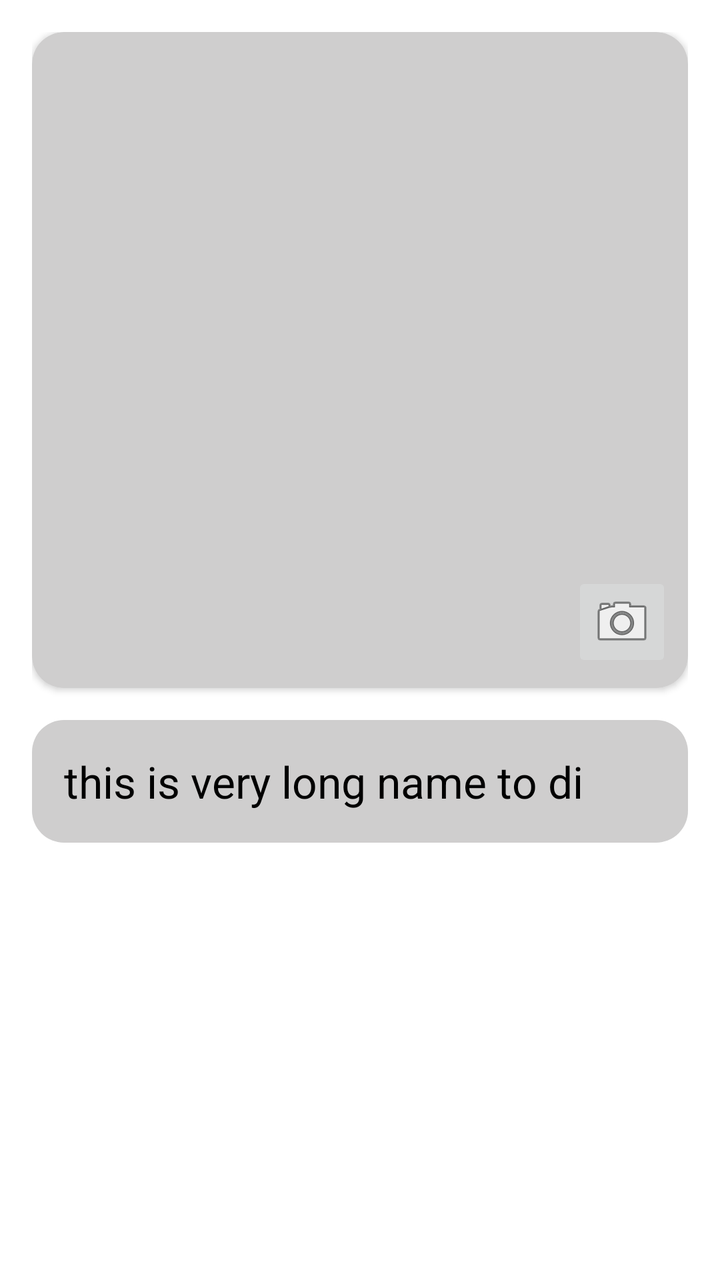
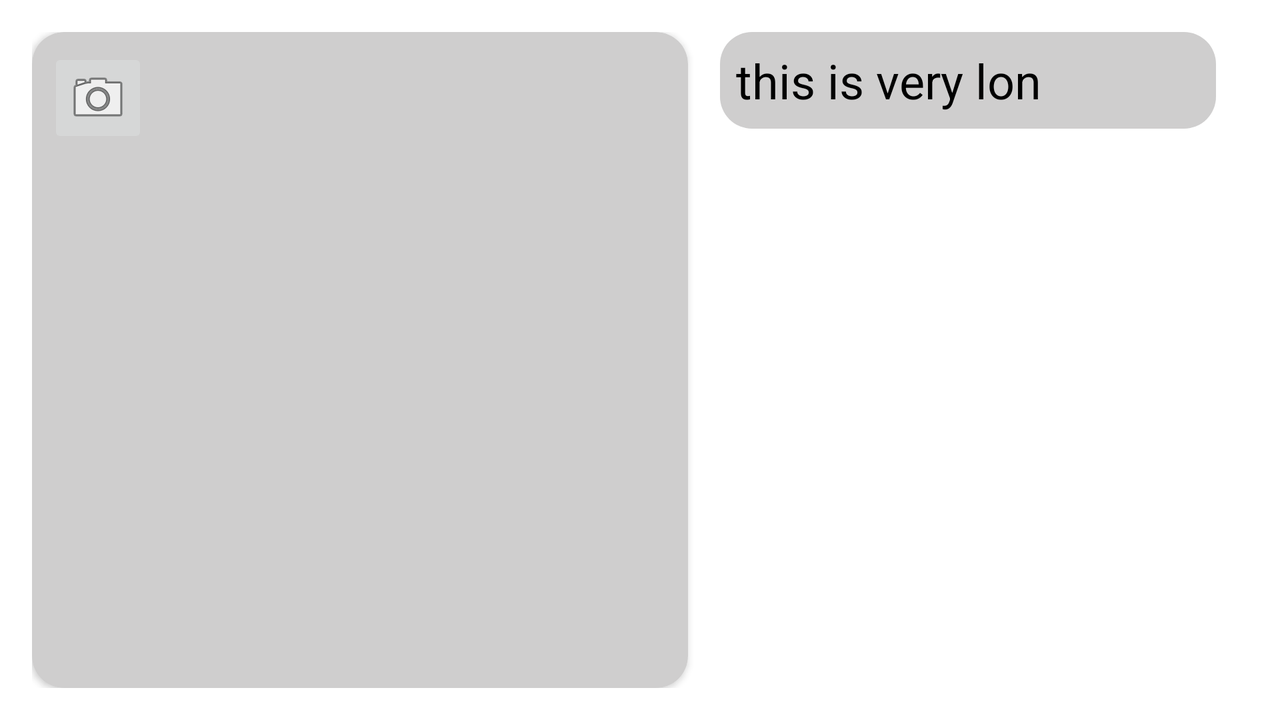

An Android layout and its configuration variant, each rendered on a device that would load it. The default file and the variant file are quoted in full after the pictures.
<!-- AndroidManifest.xml: application theme Theme.AmiiboAPIApp -->
<!-- res/layout/fragment_add.xml -->
<?xml version="1.0" encoding="utf-8"?>
<androidx.constraintlayout.widget.ConstraintLayout xmlns:android="http://schemas.android.com/apk/res/android"
    xmlns:tools="http://schemas.android.com/tools"
    android:layout_width="match_parent"
    android:layout_height="match_parent"
    android:padding="16dp"
    android:background="@color/white"
    xmlns:app="http://schemas.android.com/apk/res-auto">

    <androidx.cardview.widget.CardView
        android:id="@+id/add_image"
        android:layout_width="0dp"
        android:layout_height="0dp"
        app:cardCornerRadius="16dp"
        app:cardBackgroundColor="@color/light_grey"
        app:layout_constraintDimensionRatio="1"
        app:layout_constraintEnd_toEndOf="parent"
        app:layout_constraintStart_toStartOf="parent"
        app:layout_constraintTop_toTopOf="parent"
        >

        <androidx.appcompat.widget.AppCompatImageView
            android:id="@+id/add_image_to_show"
            android:layout_width="match_parent"
            android:layout_height="match_parent"
            android:scaleType="centerCrop"
            tools:src="@tools:sample/backgrounds/scenic"
            />

        <androidx.appcompat.widget.AppCompatImageButton
            android:id="@+id/add_image_button"
            android:layout_width="50dp"
            android:layout_height="50dp"
            android:src="@android:drawable/ic_menu_camera"
            android:layout_margin="8dp"
            android:layout_gravity="bottom|end"
            />

    </androidx.cardview.widget.CardView>

    <androidx.appcompat.widget.AppCompatEditText
        android:id="@+id/add_title"
        style="@style/Theme.AmiiboAPIApp.Title"
        android:layout_width="0dp"
        android:layout_height="wrap_content"
        android:layout_marginTop="16dp"
        android:padding="16dp"
        android:hint="Enter title"
        android:textColorHint="@android:color/darker_gray"
        android:textColor="@color/black"
        android:background="@drawable/list_item_bg"
        android:maxLength="28"
        android:imeOptions="actionDone"
        app:layout_constraintEnd_toEndOf="parent"
        app:layout_constraintStart_toStartOf="parent"
        app:layout_constraintTop_toBottomOf="@+id/add_image"
        tools:text="this is very long name to disp"
        />

    <androidx.appcompat.widget.AppCompatButton
        android:id="@+id/save_button"
        style="@style/Theme.AmiiboAPIApp.RoundedButton"
        android:layout_width="0dp"
        android:layout_height="wrap_content"
        android:padding="8dp"
        android:text="@string/save"
        android:background="@drawable/purchase_button_selector"
        android:saveEnabled="true"
        app:layout_constraintBottom_toBottomOf="parent"
        app:layout_constraintStart_toStartOf="parent"
        app:layout_constraintEnd_toEndOf="parent"
        />

</androidx.constraintlayout.widget.ConstraintLayout>
<!-- resources referenced by this layout -->
<resources>
  <color name="black">#FF000000</color>
  <color name="light_grey">#CFCECE</color>
  <color name="white">#FFFFFFFF</color>
  <!-- drawable list_item_bg (drawable) -->
  <?xml version="1.0" encoding="utf-8"?>
  <shape xmlns:android="http://schemas.android.com/apk/res/android"
      android:shape="rectangle">
      
      <solid android:color="@color/light_grey"/>
      <corners android:radius="16dp"/>
  </shape>
  <string name="save">Save</string>
  <style name="Theme.AmiiboAPIApp.RoundedButton" parent="Theme.AmiiboAPIApp.Title">
          <item name="android:textSize">24dp</item>
          <item name="android:textColor">@color/white</item>
          <item name="android:gravity">center</item>
      </style>
  <style name="Theme.AmiiboAPIApp.Title" parent="Theme.AmiiboAPIApp">
          <item name="android:textSize">22dp</item>
          <item name="android:textColor">@color/black</item>
          <item name="android:maxLines">1</item>
          <item name="android:ellipsize">end</item>
          <item name="android:singleLine">true</item>
      </style>
  <style name="Theme.AmiiboAPIApp" parent="Theme.MaterialComponents.DayNight.NoActionBar">
          
          <item name="colorPrimary">@color/purple_500</item>
          <item name="colorPrimaryVariant">@color/purple_disabled</item>
          <item name="colorOnPrimary">@color/white</item>
          
          <item name="colorSecondary">@color/teal_200</item>
          <item name="colorSecondaryVariant">@color/teal_700</item>
          <item name="colorOnSecondary">@color/black</item>
          
          <item name="android:statusBarColor" tools:targetApi="l">?attr/colorPrimaryVariant</item>
          
      </style>
  <color name="purple_500">#FF6200EE</color>
  <color name="purple_disabled">#797485</color>
  <color name="teal_200">#FF03DAC5</color>
  <color name="teal_700">#FF018786</color>
</resources>
<!-- res/layout-land/fragment_add.xml (the repository's variant of the layout above) -->
<!-- drawn on the phone turned sideways -->
<?xml version="1.0" encoding="utf-8"?>
<androidx.constraintlayout.widget.ConstraintLayout xmlns:android="http://schemas.android.com/apk/res/android"
    xmlns:tools="http://schemas.android.com/tools"
    android:layout_width="match_parent"
    android:layout_height="match_parent"
    android:padding="16dp"
    android:background="@color/white"
    xmlns:app="http://schemas.android.com/apk/res-auto">

    <androidx.cardview.widget.CardView
        android:id="@+id/add_image"
        android:layout_width="0dp"
        android:layout_height="0dp"
        app:cardCornerRadius="16dp"
        app:cardBackgroundColor="@color/light_grey"
        app:layout_constraintDimensionRatio="1"
        app:layout_constraintStart_toStartOf="parent"
        app:layout_constraintTop_toTopOf="parent"
        app:layout_constraintBottom_toBottomOf="parent"
        >

        <androidx.appcompat.widget.AppCompatImageView
            android:id="@+id/add_image_to_show"
            android:layout_width="match_parent"
            android:layout_height="match_parent"
            android:scaleType="fitXY"
            tools:src="@tools:sample/backgrounds/scenic"
            />

        <androidx.appcompat.widget.AppCompatImageButton
            android:id="@+id/add_image_button"
            android:layout_width="50dp"
            android:layout_height="50dp"
            android:layout_margin="8dp"
            android:src="@android:drawable/ic_menu_camera"
            />

    </androidx.cardview.widget.CardView>

    <androidx.appcompat.widget.AppCompatEditText
        android:id="@+id/add_title"
        android:layout_width="0dp"
        android:layout_height="wrap_content"
        android:layout_marginStart="16dp"
        android:layout_marginEnd="16dp"
        android:padding="8dp"
        android:maxLines="1"
        android:textSize="24dp"
        android:hint="Enter title"
        android:textColorHint="@android:color/darker_gray"
        android:textColor="@color/black"
        android:background="@drawable/list_item_bg"
        android:maxLength="16"
        app:layout_constraintEnd_toEndOf="parent"
        app:layout_constraintStart_toEndOf="@id/add_image"
        app:layout_constraintTop_toTopOf="@+id/add_image"
        tools:text="this is very long name to disp"
        />

    <androidx.appcompat.widget.AppCompatTextView
        android:id="@+id/save_button"
        style="@style/Theme.AmiiboAPIApp.RoundedButton"
        android:layout_width="0dp"
        android:layout_height="wrap_content"
        android:layout_marginStart="16dp"
        android:layout_marginEnd="16dp"
        android:background="@drawable/purchase_button_selector"
        android:padding="8dp"
        android:text="@string/save"
        app:layout_constraintBottom_toBottomOf="parent"
        app:layout_constraintEnd_toEndOf="parent"
        app:layout_constraintStart_toEndOf="@+id/add_image" />

</androidx.constraintlayout.widget.ConstraintLayout>
<!-- resources referenced by the variant -->
<!-- as the phone turned sideways resolves them -->
<resources>
  <color name="black">#FF000000</color>
  <color name="light_grey">#CFCECE</color>
  <color name="white">#FFFFFFFF</color>
  <!-- drawable list_item_bg (drawable) -->
  <?xml version="1.0" encoding="utf-8"?>
  <shape xmlns:android="http://schemas.android.com/apk/res/android"
      android:shape="rectangle">
      
      <solid android:color="@color/light_grey"/>
      <corners android:radius="16dp"/>
  </shape>
  <string name="save">Save</string>
  <style name="Theme.AmiiboAPIApp.RoundedButton" parent="Theme.AmiiboAPIApp.Title">
          <item name="android:textSize">24dp</item>
          <item name="android:textColor">@color/white</item>
          <item name="android:gravity">center</item>
      </style>
  <style name="Theme.AmiiboAPIApp" parent="Theme.MaterialComponents.DayNight.NoActionBar">
          
          <item name="colorPrimary">@color/purple_500</item>
          <item name="colorPrimaryVariant">@color/purple_disabled</item>
          <item name="colorOnPrimary">@color/white</item>
          
          <item name="colorSecondary">@color/teal_200</item>
          <item name="colorSecondaryVariant">@color/teal_700</item>
          <item name="colorOnSecondary">@color/black</item>
          
          <item name="android:statusBarColor" tools:targetApi="l">?attr/colorPrimaryVariant</item>
          
      </style>
  <style name="Theme.AmiiboAPIApp.Title" parent="Theme.AmiiboAPIApp">
          <item name="android:textSize">22dp</item>
          <item name="android:textColor">@color/black</item>
          <item name="android:maxLines">1</item>
          <item name="android:ellipsize">end</item>
          <item name="android:singleLine">true</item>
      </style>
  <color name="purple_500">#FF6200EE</color>
  <color name="purple_disabled">#797485</color>
  <color name="teal_200">#FF03DAC5</color>
  <color name="teal_700">#FF018786</color>
</resources>
